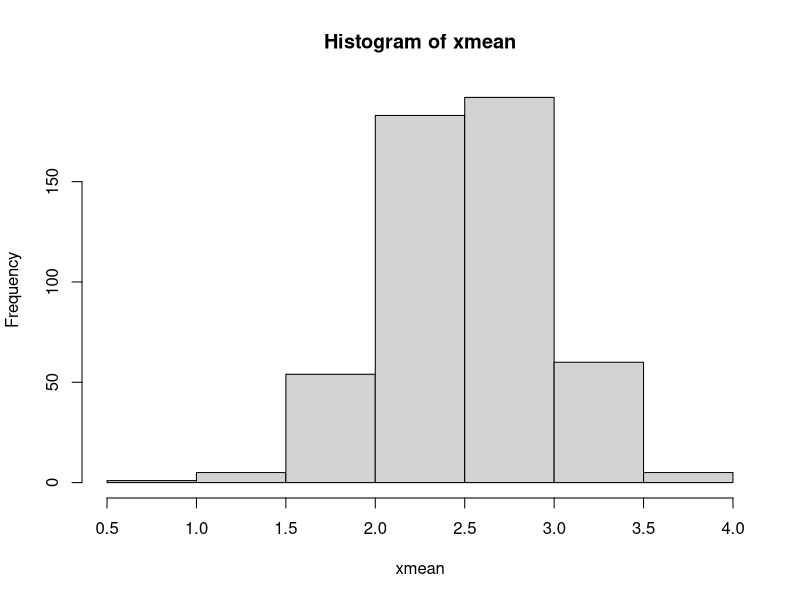
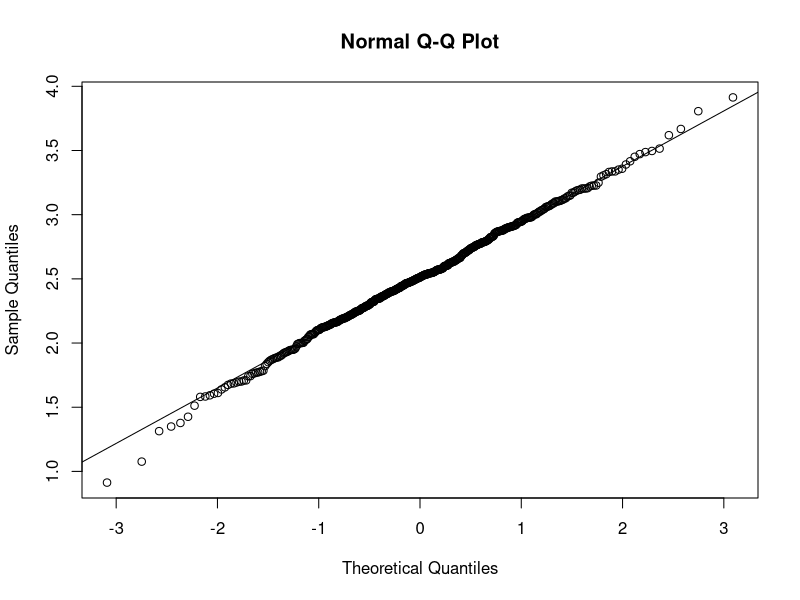
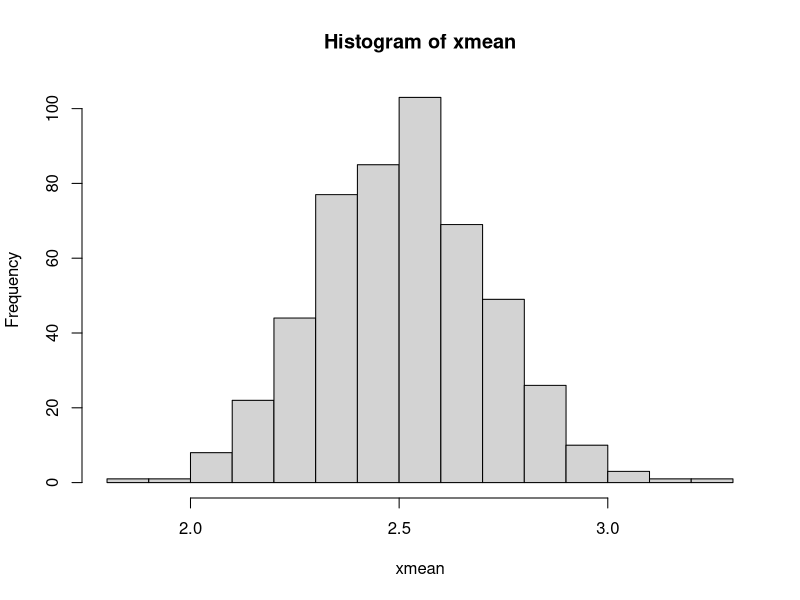
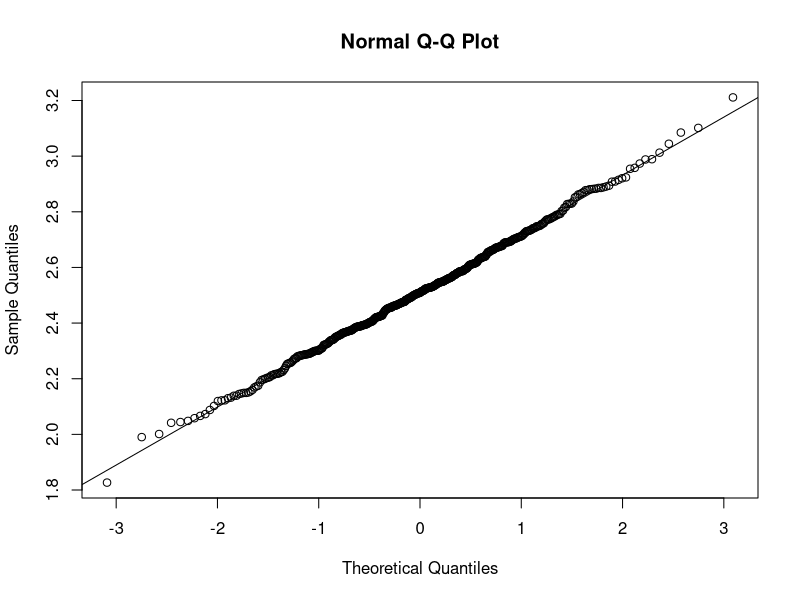
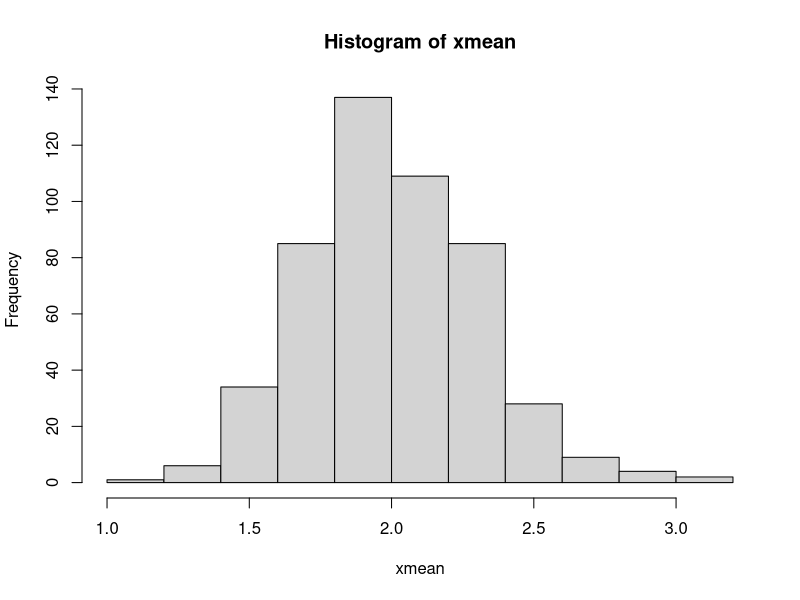
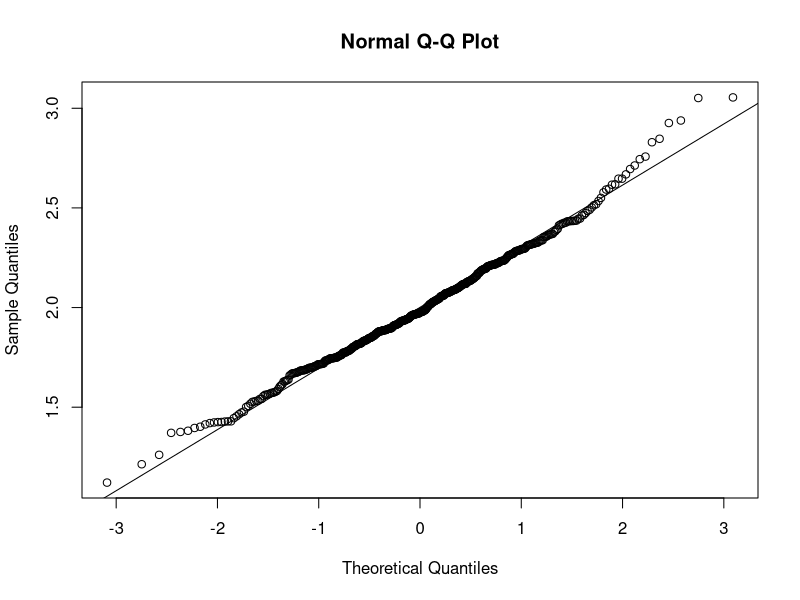
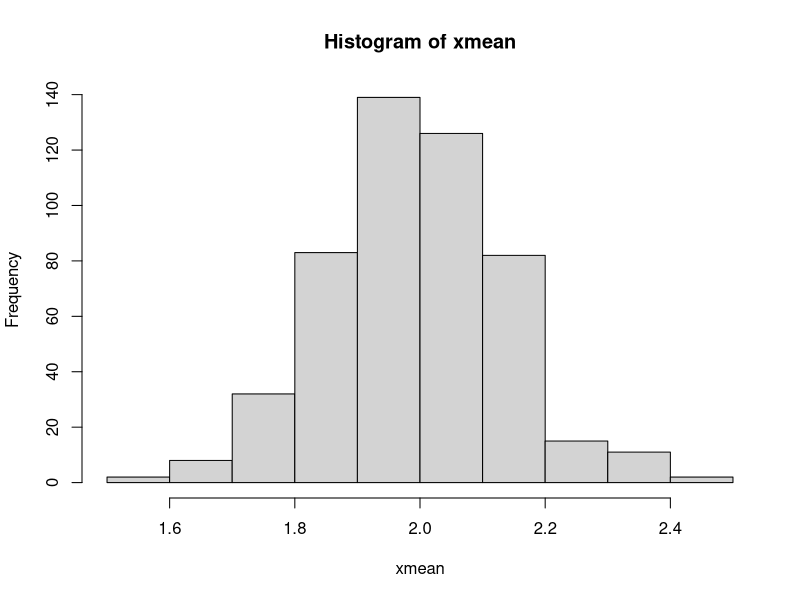
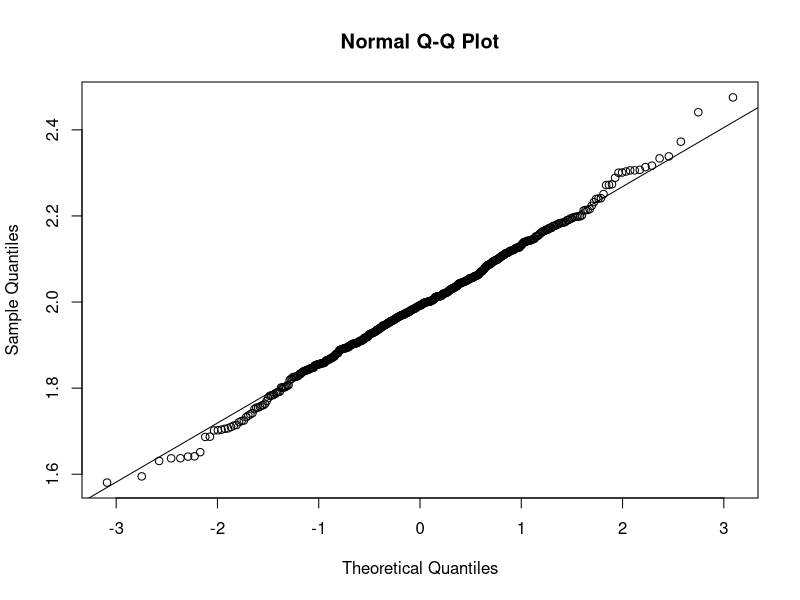

The R script that drew these images, in order:
#Chapter 5 Homework

###########Problem #1 ##############

n = 500 # number of samples
k1 = 10 # sample size of each sample
k2 = 50

#.a)

X=runif(5000, min=0, max=5)
xMatrix = matrix(X,k1,n) 
xmean = apply(xMatrix,2,mean)

#Graph the mean of the samples
hist(xmean)
qqnorm(xmean)
qqline(xmean)

#Emperical Expected Value of samples means. Theoretical E(x) is 2.5. Compare the two values
mean(xmean)

#Emperical Variance of samples means.Theoretical V(x) is .20833333. Compare the two values
var(xmean)


## For both the expected value and variance, the emperical values of the expected mean and variance of 
## samples means were extremely close. Using the central limit theorem, these two are very close

X=runif(25000, min=0, max=5)
xMatrix = matrix(X,k2,n) 
xmean = apply(xMatrix,2,mean)

#Graph the mean of the samples
hist(xmean)
qqnorm(xmean)
qqline(xmean)

#Emperical Expected Value of samples means. Theoretical E(x) is 2.5. Compare the two values
mean(xmean)

#Emperical Variance of samples means.Theoretical V(x) is .0416667. Compare the two values
var(xmean)


## For both the expected value and variance, the emperical values of the expected mean and variance of 
## samples means were extremely close. Using the central limit theorem, these two are very close


#b. check page 173 for formulas


X=rgamma(5000,4,scale = .5)
xMatrix = matrix(X,k1,n) 
xmean = apply(xMatrix,2,mean)

#Graph the mean of the samples
hist(xmean)
qqnorm(xmean)
qqline(xmean)

#Emperical Expected Value of samples means. Theoretical E(x) is 2.0. Compare the two values
mean(xmean)

#Emperical Variance of samples means.Theoretical V(x) is .1 . Compare the two values
var(xmean)


## For both the expected value and variance, the emperical values of the expected mean and variance of 
## samples means were extremely close. Using the central limit theorem, these two are very close


X=rgamma(25000,4,scale = .5)
xMatrix = matrix(X,k2,n) 
xmean = apply(xMatrix,2,mean)

#Graph the mean of the samples
hist(xmean)
qqnorm(xmean)
qqline(xmean)

#Emperical Expected Value of samples means. Theoretical E(x) is 2.0. Compare the two values
mean(xmean)

#Emperical Variance of samples means.Theoretical V(x) is .02 . Compare the two values
var(xmean)


## For both the expected value and variance, the emperical values of the expected mean and variance of 
## samples means were extremely close. Using the central limit theorem, these two are very close



############### Problem 2 ###################

lambda = 1/80

#a.)
vectorOne = c(rexp(1000,lambda))
vectorTwo = c(rexp(1000,lambda))
sumVectors = vectorOne + vectorTwo

#calculate the probability that the sum of lifetimes are greater than 100 hours
x = sumVectors[sumVectors>100]
answer = (length(x)/length(vectorOne))^2
answer

#b.)
vOne = vectorOne[vectorOne>50]
vTwo = vectorTwo[vectorTwo>50]
lengthOne = (length(vOne)/length(vectorOne))^2
lengthTwo = (length(vTwo)/length(vectorTwo))^2

#Calculate the probability that both lasers will last longer than 12 hours
answer = lengthOne * lengthTwo
answer